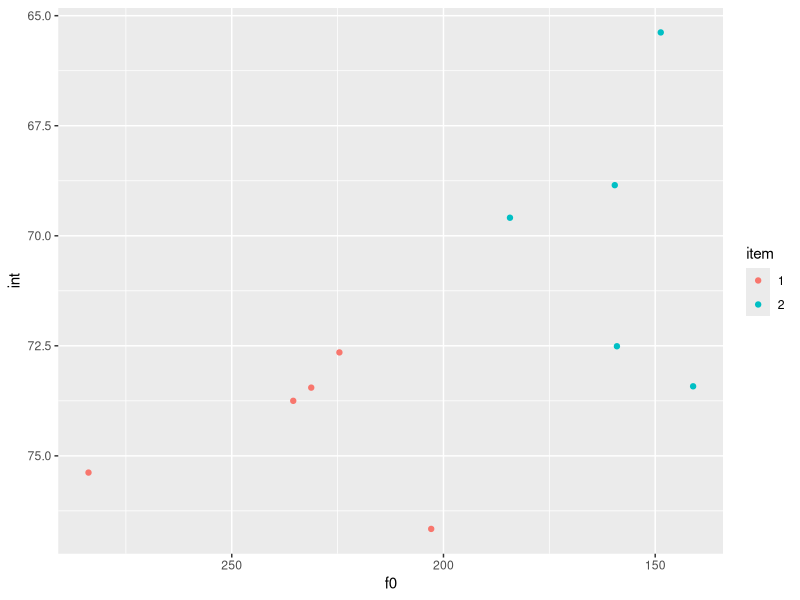
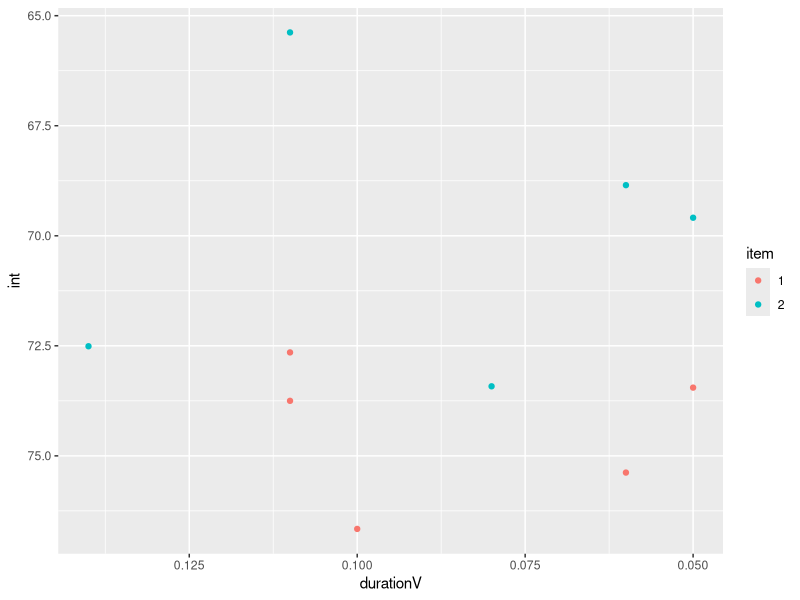
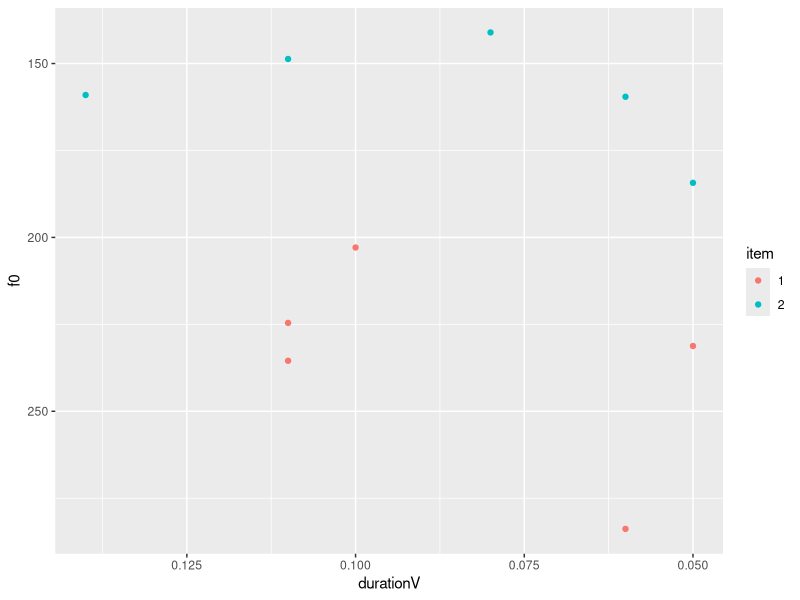

These figures' R source, in order:
## ---- chunk 1

library("dplyr")   
library("ggplot2") 
library("readr")   
library("here")    
library("tidyr")
library("stringr")
## ---- chunk 2
here("data")
## ---- chunk 3
read_csv(file = "./data/data.csv")
## ---- chunk 4
my_data <- read_csv(here("data", "data.csv"))
## ---- chunk 5
my_data%>%
   separate(info,into = c("id","hold"), sep = 5)%>%
  mutate(item = str_remove(hold,"[_]"))%>%
 summarize(f0_avg = mean(f0), duration_avg = mean(durationV), int_avg=mean(int))
## ---- chunk 6
my_data%>%
  separate(info,into = c("id","hold"), sep = 5)%>%
  mutate(item = str_remove(hold,"[_]"))%>%
  ggplot(.,aes(x=f0, y = int, color = item)) +
  geom_point()+
  scale_y_reverse()+
  scale_x_reverse()
## ---- chunk 7
my_data%>%
  separate(info,into = c("id","hold"), sep = 5)%>%
  mutate(item = str_remove(hold,"[_]"))%>%
  ggplot(.,aes(x=durationV, y = int, color = item)) +
  geom_point()+
  scale_y_reverse()+
  scale_x_reverse()
## ---- chunk 8
my_data%>%
  separate(info,into = c("id","hold"), sep = 5)%>%
  mutate(item = str_remove(hold,"[_]"))%>%
  ggplot(.,aes(x=durationV, y = f0, color = item)) +
  geom_point()+
  scale_y_reverse()+
  scale_x_reverse()

